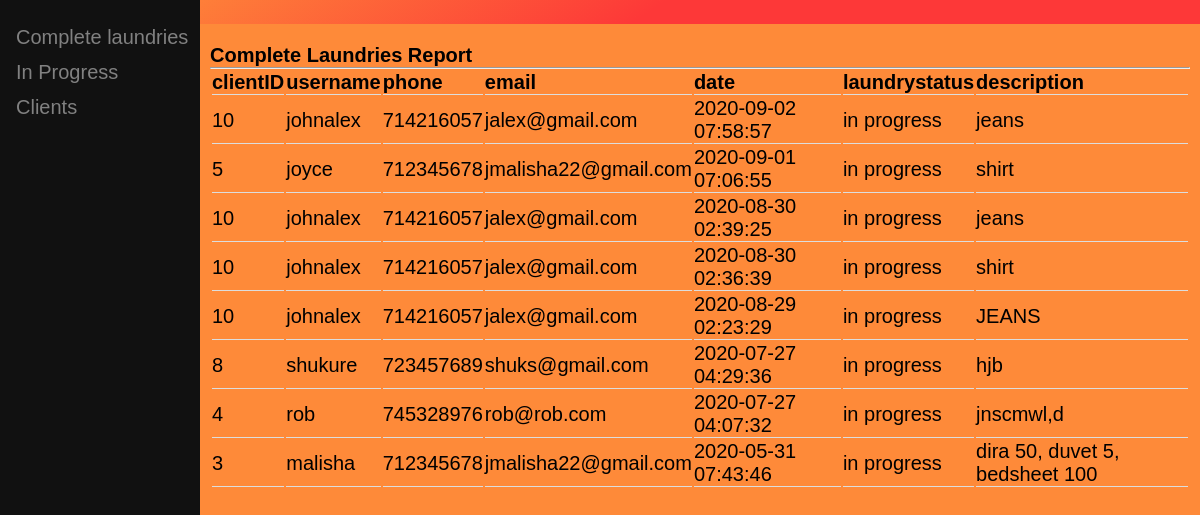
Page /admin/Inprogress.php on the committed database.
### tables this page shows
CREATE TABLE `laundry` (
  `laundryID` int(11) NOT NULL,
  `laundrystatus` varchar(20) NOT NULL,
  `clientID` varchar(20) NOT NULL,
  `adminID` varchar(20) NOT NULL,
  `description` varchar(300) NOT NULL,
  `date` timestamp NOT NULL DEFAULT current_timestamp() ON UPDATE current_timestamp(),
  `quantity` int(11) NOT NULL
);

CREATE TABLE `client` (
  `clientID` int(11) NOT NULL,
  `username` varchar(20) NOT NULL,
  `email` varchar(20) NOT NULL,
  `phone` int(10) NOT NULL,
  `password` varchar(255) NOT NULL,
  `laundrycompleted` int(20) NOT NULL,
  `user_level` int(11) NOT NULL DEFAULT 0
);

### admin/Inprogress.php (the view, shortened to what this page needs)
<!DOCTYPE html>
<html lang="en">
<head>
  <link rel="stylesheet" type="text/css" href="../styles/app.css" />
  <link rel="stylesheet" type="text/css" href="../styles/landing.css" />
  <link rel="stylesheet" type="text/css" href="../styles/client/login.css" />
  <link rel="stylesheet" type="text/css" href="../styles/admin/navbar.css" />
  <link rel="stylesheet" type="text/css" href="../styles/admin/laundries.css" />
</head>
<body>
  <nav>
  </nav>
  <div class="sidenav">
    <a href="complete.php">Complete laundries</a>
    <a href="Inprogress.php">In Progress</a>
    <a href="clientreport.php">Clients</a>
  </div>
  <div class="main">
    <h4>Complete Laundries Report</h4>
    <hr>
    <div>
      <?php
      $mysqli = new mysqli("localhost", "root", "", "laundrydb");
      $sql = "SELECT laundry.clientID, laundry.laundryID, client.username, client.phone, client.email, client.laundrycompleted, laundry.date, laundry.laundrystatus, laundry.description FROM `laundry` INNER JOIN client ON laundry.clientID = client.clientID AND laundry.laundrystatus = 'In progress' ORDER BY laundry.date DESC";
      if ($result = $mysqli->query($sql)) {
        if ($result->num_rows > 0) {
          echo "<table>";
          echo "<tr>";
          echo "<th>clientID</th>";
          echo "<th>username</th>";
          echo "<th>phone</th>";
          echo "<th>email</th>";
          echo "<th>date</th>";
          echo "<th>laundrystatus</th>";
          echo "<th>description</th>";
          echo "</tr>";
          while ($row = $result->fetch_array()) {
            echo "<tr>";
            echo "<td>" . $row['clientID'] . "</td>";
            echo "<td>" . $row['username'] . "</td>";
            echo "<td>" . $row['phone'] . "</td>";
            echo "<td>" . $row['email'] . "</td>";
            echo "<td>" . $row['date'] . "</td>";
            echo "<td>" . $row['laundrystatus'] . "</td>";
            echo "<td>" . $row['description'] . "</td>";
            echo "</tr>";
          }
          echo "</table>";
        } else {
          echo "No records matching your query were found.";
        }
      } else {
        echo "ERROR: Could not able to execute $sql. " . $mysqli->error;
      }
      ?>
    </div>
  </div>

### styles/app.css (style rules this page uses)
* { margin: 0px; padding: 0px; box-sizing: border-box; }
body { background-color: #ffffff; color: #000000; font-family: 'Gill Sans', 'Gill Sans MT', Calibri, 'Trebuchet MS', sans-serif; }
nav { display: flex; justify-content: space-around; align-items: center; padding: 12px 25px; background-image: linear-gradient( 147deg, #f7f7f7 10%, #fe8a39 10%, #fd3838 54% ); margin-bottom: 20px; }

### styles/landing.css (style rules this page uses)
* { box-sizing: border-box; }

### styles/client/login.css (style rules this page uses)
* { box-sizing: border-box; margin: 0; padding: 0; }
body { background-color: #fe8a39; }

### admin/Inprogress.php (style rules this page uses)
.sidenav { height: 100%; width: 200px; position: fixed; z-index: 1; top: 0; left: 0; background-color: #111; overflow-x: hidden; padding-top: 20px; }
.sidenav a { padding: 6px 8px 6px 16px; text-decoration: none; font-size: 20px; color: #818181; display: block; }
.main { margin-left: 200px; font-size: 20px; padding: 0px 10px; }
table { width: 100%; }
th { height: auto; }
th { text-align: left; }
th, td { border-bottom: 1px solid #ddd; }

### rows in the picture
laundry: clientID "10", clientID.username "johnalex", clientID.phone "714216057", clientID.email "jalex@gmail.com", date "2020-09-02 07:58:57", laundrystatus "in progress", description "jeans"
laundry: clientID "5", clientID.username "joyce", clientID.phone "712345678", clientID.email "jmalisha22@gmail.com", date "2020-09-01 07:06:55", laundrystatus "in progress", description "shirt"
laundry: clientID "10", clientID.username "johnalex", clientID.phone "714216057", clientID.email "jalex@gmail.com", date "2020-08-30 02:39:25", laundrystatus "in progress", description "jeans"
laundry: clientID "10", clientID.username "johnalex", clientID.phone "714216057", clientID.email "jalex@gmail.com", date "2020-08-30 02:36:39", laundrystatus "in progress", description "shirt"
laundry: clientID "10", clientID.username "johnalex", clientID.phone "714216057", clientID.email "jalex@gmail.com", date "2020-08-29 02:23:29", laundrystatus "in progress", description "JEANS"
laundry: clientID "8", clientID.username "shukure", clientID.phone "723457689", clientID.email "shuks@gmail.com", date "2020-07-27 04:29:36", laundrystatus "in progress", description "hjb"
laundry: clientID "4", clientID.username "rob", clientID.phone "745328976", clientID.email "rob@rob.com", date "2020-07-27 04:07:32", laundrystatus "in progress", description "jnscmwl,d"
laundry: clientID "3", clientID.username "malisha", clientID.phone "712345678", clientID.email "jmalisha22@gmail.com", date "2020-05-31 07:43:46", laundrystatus "in progress", description "dira 50, duvet 5, bedsheet 100"
